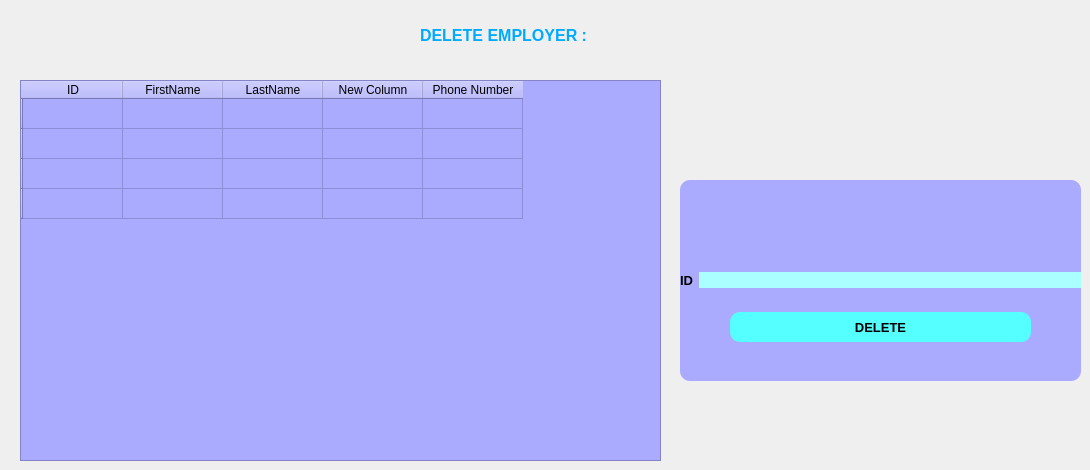
         <widget class="QWidget" name="delete_p">
          <property name="styleSheet">
           <string notr="true"/>
          </property>
          <widget class="QTableWidget" name="tableWidget_2">
           <property name="geometry">
            <rect>
             <x>20</x>
             <y>80</y>
             <width>641</width>
             <height>381</height>
            </rect>
           </property>
           <property name="styleSheet">
            <string notr="true">background-color: rgb(170, 170, 255);</string>
           </property>
           <row>
            <property name="text">
             <string/>
            </property>
           </row>
           <row>
            <property name="text">
             <string/>
            </property>
           </row>
           <row>
            <property name="text">
             <string/>
            </property>
           </row>
           <row>
            <property name="text">
             <string/>
            </property>
           </row>
           <column>
            <property name="text">
             <string>ID</string>
            </property>
           </column>
           <column>
            <property name="text">
             <string>FirstName</string>
            </property>
           </column>
           <column>
            <property name="text">
             <string>LastName</string>
            </property>
           </column>
           <column>
            <property name="text">
             <string>New Column</string>
            </property>
           </column>
           <column>
            <property name="text">
             <string>Phone Number</string>
            </property>
           </column>
          </widget>
          <widget class="QWidget" name="widget_7" native="true">
           <property name="geometry">
            <rect>
             <x>680</x>
             <y>180</y>
             <width>401</width>
             <height>201</height>
            </rect>
           </property>
           <property name="styleSheet">
            <string notr="true">border-radius:10px;
background-color: rgb(170, 170, 255);
</string>
           </property>
           <layout class="QVBoxLayout" name="verticalLayout_10">
            <item>
             <layout class="QHBoxLayout" name="horizontalLayout_14">
              <item>
               <widget class="QLabel" name="label_24">
                <property name="minimumSize">
                 <size>
                  <width>50</width>
                  <height>50</height>
                 </size>
                </property>
                <property name="maximumSize">
                 <size>
                  <width>50</width>
                  <height>50</height>
                 </size>
                </property>
                <property name="text">
                 <string/>
                </property>
                <property name="pixmap">
                 <pixmap resource="resources.qrc">:/resources/delete11.png</pixmap>
                </property>
                <property name="scaledContents">
                 <bool>true</bool>
                </property>
               </widget>
              </item>
             </layout>
            </item>
            <item>
             <layout class="QHBoxLayout" name="horizontalLayout_15">
              <item>
               <widget class="QLabel" name="label_25">
                <property name="font">
                 <font>
                  <pointsize>10</pointsize>
                  <bold>true</bold>
                 </font>
                </property>
                <property name="text">
                 <string>ID</string>
                </property>
               </widget>
              </item>
              <item>
               <widget class="QLineEdit" name="lineEdit_9">
                <property name="styleSheet">
                 <string notr="true">background-color: rgb(170, 255, 255);</string>
                </property>
                <property name="text">
                 <string/>
                </property>
               </widget>
              </item>
             </layout>
            </item>
            <item>
             <layout class="QVBoxLayout" name="verticalLayout_11">
              <property name="spacing">
               <number>7</number>
              </property>
              <property name="leftMargin">
               <number>50</number>
              </property>
              <property name="topMargin">
               <number>0</number>
              </property>
              <property name="rightMargin">
               <number>50</number>
              </property>
              <property name="bottomMargin">
               <number>20</number>
              </property>
              <item>
               <widget class="QPushButton" name="pushButton_15">
                <property name="minimumSize">
                 <size>
                  <width>30</width>
                  <height>30</height>
                 </size>
                </property>
                <property name="font">
                 <font>
                  <pointsize>10</pointsize>
                  <bold>true</bold>
                 </font>
                </property>
                <property name="styleSheet">
                 <string notr="true">background-color: rgb(85, 255, 255);</string>
                </property>
                <property name="text">
                 <string>DELETE</string>
                </property>
               </widget>
              </item>
             </layout>
            </item>
           </layout>
          </widget>
          <widget class="QLabel" name="label_26">
           <property name="geometry">
            <rect>
             <x>420</x>
             <y>20</y>
             <width>221</width>
             <height>31</height>
            </rect>
           </property>
           <property name="font">
            <font>
             <pointsize>12</pointsize>
             <bold>true</bold>
            </font>
           </property>
           <property name="styleSheet">
            <string notr="true">color: rgb(0, 170, 255);</string>
           </property>
           <property name="text">
            <string>DELETE EMPLOYER :</string>
           </property>
          </widget>
         </widget>
